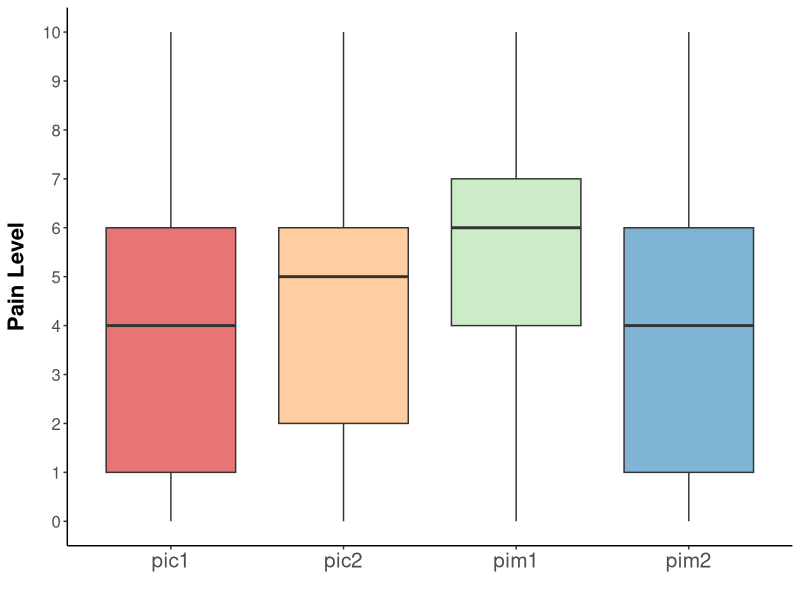
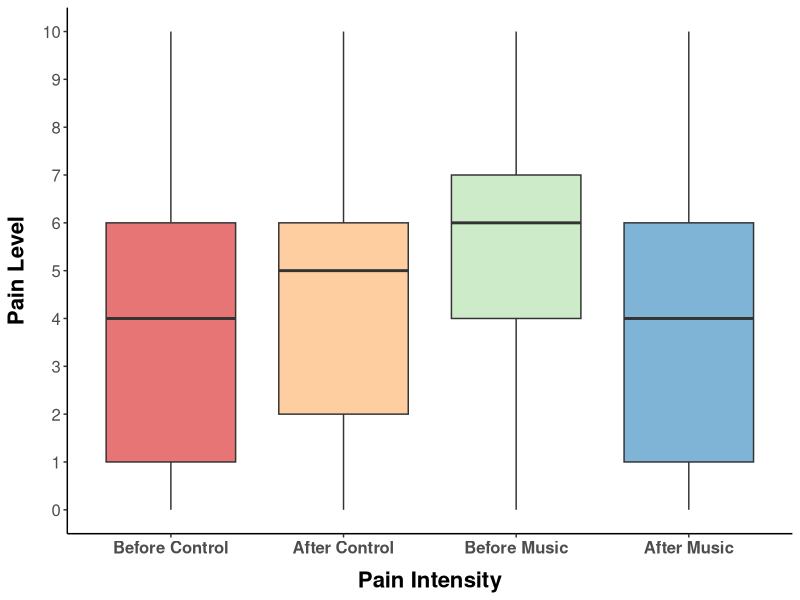
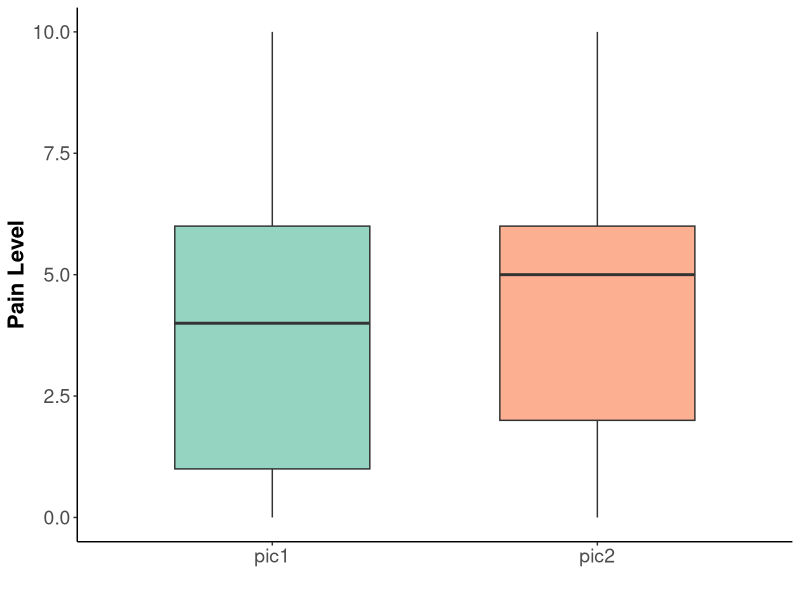
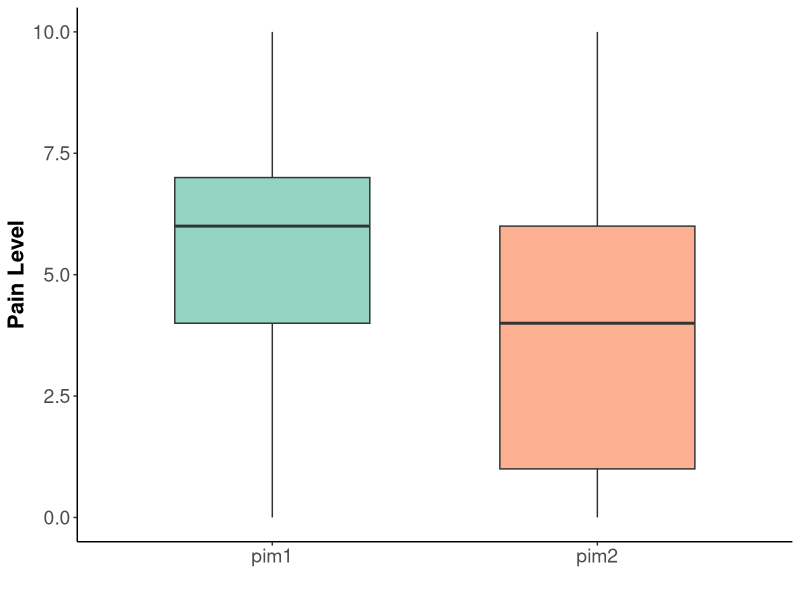

These figures' R source, in order:
## ---- chunk 1
knitr::opts_chunk$set(echo = TRUE)
## ---- chunk 2
#simply showing the data captured in the table with values.
read.csv("musicdataset.csv")
## ---- chunk 3
library(ggplot2)
library(tidyr)
library(dplyr)

#changed column setup to make boxplot work
data <- read.csv("musicdataset.csv")
data_long <- data %>%
  pivot_longer(cols = c(5, 6,7,8), names_to = "treatment", values_to = "value")

#plot
    ggplot(data_long, aes(x=treatment, y=value, fill=treatment)) + 
    geom_boxplot(alpha=0.6) +
    
    scale_y_continuous(limits = c(0, 10), breaks = seq(0, 10, 1)) +
  
    theme_classic() +
    theme(legend.position="none") +
    scale_fill_brewer(palette="Spectral") +
    theme(axis.text.x = element_text(size=15)) +
    theme(axis.text.y = element_text(size=12)) + 
    theme(axis.title.y = element_text(size=16, face="bold", margin = margin(r = 10))) +
    ylab("Pain Level") +
    xlab("")
## ---- chunk 4
ggplot(
  data_long %>%
    mutate(
      treatment = recode(treatment,
                         pic1 = "Before Control",
                         pic2 = "After Control",
                         pim1 = "Before Music",
                         pim2 = "After Music"),
      # optional: control order on x-axis
      treatment = factor(treatment, levels = c("Before Control", "After Control", "Before Music", "After Music"))
    ),
  aes(x = treatment, y = value, fill = treatment)
) +
  geom_boxplot(alpha = 0.6) +
  scale_y_continuous(breaks = seq(0, 10, 1)) +
  coord_cartesian(ylim = c(0, 10)) +
  scale_fill_brewer(palette = "Spectral") +
  theme_classic() +
  theme(
    legend.position = "none",
    axis.text.x = element_text(size = 12, face = "bold"),
    axis.text.y = element_text(size = 12),
    axis.title.x = element_text(size = 16, face = "bold", margin = margin(t = 10)),
    axis.title.y = element_text(size = 16, face = "bold", margin = margin(r = 10))
  ) +
  xlab("Pain Intensity") +
  ylab("Pain Level")
## ---- chunk 5

library(ggplot2)
library(tidyr)
library(dplyr)

data <- read.csv("musicdataset.csv")

# Pivot pic1 and pic2 into long format
data_long <- data %>%
  pivot_longer(cols = c(pic1, pic2), names_to = "treatment", values_to = "value")

# Make boxplot
ggplot(data_long, aes(x = treatment, y = value, fill = treatment)) +
  geom_boxplot(alpha = 0.7, width = 0.6) +
  theme_classic() +
  scale_fill_brewer(palette = "Set2") +
  ylab("Pain Level") +
  xlab("") +
  theme(
    axis.text = element_text(size = 14),
    axis.title = element_text(size = 16, face = "bold"),
    legend.position = "none"
  )

## ---- chunk 6
library(ggplot2)
library(tidyr)
library(dplyr)

data <- read.csv("musicdataset.csv")

# Pivot pim1 and pim2 into long format
data_long_pim <- data %>%
  pivot_longer(cols = c(pim1, pim2), names_to = "treatment", values_to = "value")

# Make boxplot
ggplot(data_long_pim, aes(x = treatment, y = value, fill = treatment)) +
  geom_boxplot(alpha = 0.7, width = 0.6) +
  theme_classic() +
  scale_fill_brewer(palette = "Set2") +
  ylab("Pain Level") +
  xlab("") +
  theme(
    axis.text = element_text(size = 14),
    axis.title = element_text(size = 16, face = "bold"),
    legend.position = "none"
  )
